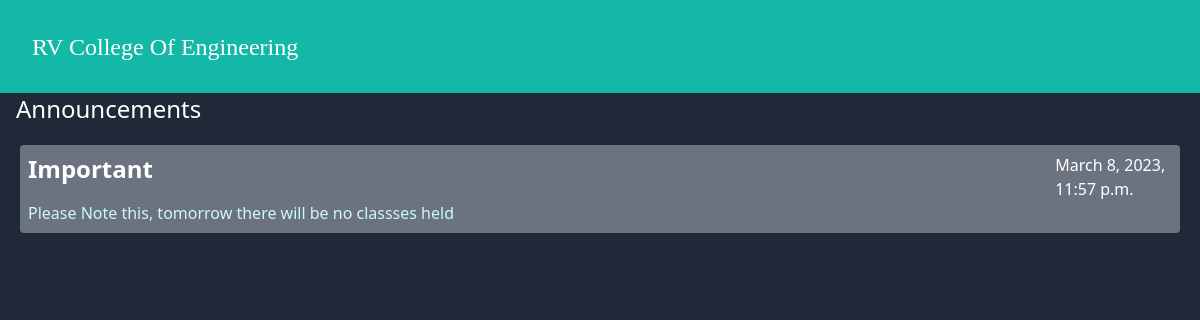
Page /studentannouncements/ on the committed database.
### project/models.py (models this page shows, shortened)
class Announcements1(models.Model):
    subject = models.CharField(max_length=100)
    text = models.TextField(max_length=10000)
    date = models.DateTimeField(auto_now_add=True)

### project/views.py (the view)
# urls.py: path('studentannouncements/', views.stannounce,name='stannounce'),
def stannounce(request):
    temp = Announcements1.objects.all().order_by('-date')
    return render(request, 'studentannouncements.html', {'t': temp})

### project/templates/studentannouncements.html
{% extends 'base.html' %}
{% block content %}
    <p class="text-2xl text-white px-4">Announcements</p>
    <div class="items-baseline m-5">
        {% for tk in t %}
        <div class="bg-gray-500 rounded display-absolute">
            <div class="grid grid-cols-10 p-2">
                <div class="text-2xl text-white col-span-8"><strong >{{tk.subject}}</strong></div>
                <div class="col-span-2 text-white ml-28">{{tk.date}}</div>
                <div class="col-span-10 text-teal-100">{{tk.text}}</div>
            </div>
        </div>
        <br>
        {% endfor %}
    </div>
    {%endblock content%}

### rows in the picture
Announcements1: subject "Important", date "March 8, 2023, 11:57 p.m.", text "Please Note this, tomorrow there will be no classses held"
